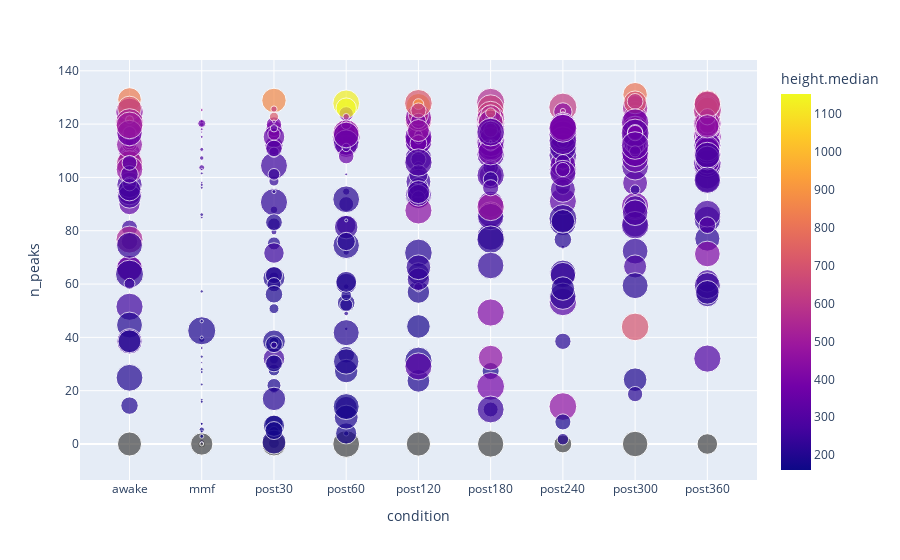

The notebook cell saved with this chart:
### Code cell
import plotly.express as px

x_axis = "condition"
y_axis = "n_peaks"
marker_color = "height.median"
marker_size = 'decay_no_isol'

fig = px.scatter(df_estimators[df_estimators.neuronID<50], x=x_axis, y=y_axis, color=marker_color,
                 size=marker_size)
fig.show()

### Figure 1 — Plotly figure (JSON) as saved in the notebook; plotly's stock layout.template omitted (floating-point values rounded to 4 significant figures; data arrays with more than 128 entries replaced by an {"elided": "..."} marker saying what was removed)
{"data": [{"hovertemplate": "condition=%{x}<br>n_peaks=%{y}<br>decay_no_isol=%{marker.size}<br>height.median=%{marker.color}<extra></extra>", "legendgroup": "", "marker": {"color": {"elided": "450 float values"}, "coloraxis": "coloraxis", "size": {"elided": "450 float values"}, "sizemode": "area", "sizeref": 0.004102, "symbol": "circle"}, "mode": "markers", "name": "", "orientation": "v", "showlegend": false, "type": "scatter", "x": {"elided": "450 str values"}, "xaxis": "x", "y": {"elided": "450 float values"}, "yaxis": "y"}], "layout": {"coloraxis": {"colorbar": {"title": {"text": "height.median"}}, "colorscale": [[0, "#0d0887"], [0.1111, "#46039f"], [0.2222, "#7201a8"], [0.3333, "#9c179e"], [0.4444, "#bd3786"], [0.5556, "#d8576b"], [0.6667, "#ed7953"], [0.7778, "#fb9f3a"], [0.8889, "#fdca26"], [1, "#f0f921"]]}, "legend": {"itemsizing": "constant", "tracegroupgap": 0}, "margin": {"t": 60}, "xaxis": {"anchor": "y", "domain": [0, 1], "title": {"text": "condition"}}, "yaxis": {"anchor": "x", "domain": [0, 1], "title": {"text": "n_peaks"}}}}
